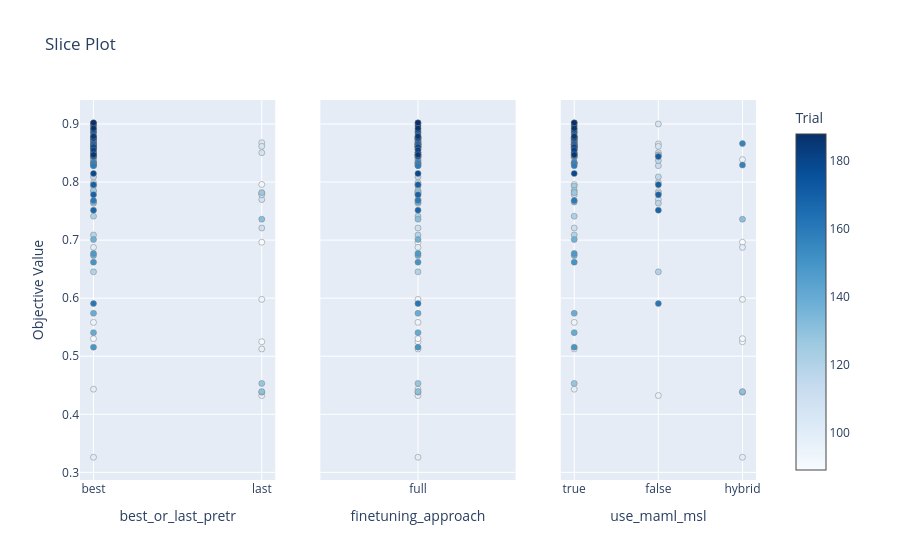

Notebook code for this chart:
### Code cell
fig_slice = plot_slice(study, params=params_to_plot_MISC)
fig_slice.show()

### Figure 1 — Plotly figure (JSON) as saved in the notebook; plotly's stock layout.template omitted (floating-point values rounded to 4 significant figures)
{"data": [{"marker": {"color": [89, 90, 91, 92, 93, 94, 95, 96, 97, 98, 99, 100, 101, 102, 103, 104, 105, 106, 107, 108, 109, 110, 111, 112, 113, 114, 115, 116, 117, 118, 119, 120, 121, 122, 123, 124, 125, 126, 127, 128, 129, 130, 131, 132, 133, 134, 135, 136, 137, 138, 139, 140, 141, 142, 143, 144, 145, 146, 147, 148, 149, 150, 151, 152, 153, 154, 155, 156, 157, 158, 159, 160, 161, 162, 163, 164, 165, 166, 167, 168, 169, 170, 171, 172, 173, 174, 175, 176, 177, 178, 179, 180, 181, 182, 183, 184, 185, 186, 187, 188], "colorbar": {"title": {"text": "Trial"}, "x": 1, "xpad": 40}, "colorscale": [[0, "rgb(247,251,255)"], [0.125, "rgb(222,235,247)"], [0.25, "rgb(198,219,239)"], [0.375, "rgb(158,202,225)"], [0.5, "rgb(107,174,214)"], [0.625, "rgb(66,146,198)"], [0.75, "rgb(33,113,181)"], [0.875, "rgb(8,81,156)"], [1, "rgb(8,48,107)"]], "line": {"color": "Grey", "width": 0.5}, "showscale": true}, "mode": "markers", "name": "Feasible Trial", "showlegend": false, "type": "scatter", "x": ["last", "last", "best", "last", "last", "best", "best", "last", "last", "best", "best", "best", "best", "best", "best", "last", "best", "last", "last", "last", "last", "last", "last", "best", "best", "best", "best", "best", "best", "best", "best", "best", "best", "best", "best", "best", "best", "best", "last", "last", "last", "last", "last", "best", "best", "best", "best", "best", "best", "best", "best", "best", "best", "best", "best", "best", "best", "best", "best", "best", "best", "best", "best", "best", "best", "best", "best", "best", "best", "best", "best", "best", "best", "best", "best", "best", "best", "best", "best", "best", "best", "best", "best", "best", "best", "best", "best", "best", "best", "best", "best", "best", "best", "best", "best", "best", "best", "best", "best", "best"], "xaxis": "x", "y": [0.6964, 0.525, 0.5302, 0.7958, 0.5979, 0.5583, 0.8385, 0.4323, 0.5125, 0.4432, 0.326, 0.6875, 0.7833, 0.8656, 0.8641, 0.8677, 0.9, 0.8615, 0.8505, 0.7698, 0.7807, 0.7208, 0.7781, 0.8281, 0.8469, 0.799, 0.8458, 0.8089, 0.837, 0.7635, 0.7089, 0.6453, 0.7411, 0.8745, 0.8646, 0.8505, 0.7932, 0.7854, 0.7818, 0.4531, 0.438, 0.4391, 0.7359, 0.8818, 0.8427, 0.7656, 0.8427, 0.874, 0.701, 0.6734, 0.574, 0.5406, 0.8734, 0.8651, 0.8323, 0.8562, 0.8698, 0.8865, 0.8771, 0.6771, 0.5156, 0.662, 0.8464, 0.8615, 0.8693, 0.876, 0.8339, 0.8661, 0.8292, 0.8318, 0.8281, 0.7682, 0.5906, 0.8573, 0.8474, 0.8646, 0.8599, 0.8708, 0.8453, 0.7516, 0.7781, 0.7953, 0.8438, 0.8854, 0.8656, 0.8771, 0.8625, 0.851, 0.8594, 0.8896, 0.8146, 0.8604, 0.8552, 0.8755, 0.9016, 0.8969, 0.8786, 0.8469, 0.8927, 0.9021], "yaxis": "y"}, {"marker": {"color": [89, 90, 91, 92, 93, 94, 95, 96, 97, 98, 99, 100, 101, 102, 103, 104, 105, 106, 107, 108, 109, 110, 111, 112, 113, 114, 115, 116, 117, 118, 119, 120, 121, 122, 123, 124, 125, 126, 127, 128, 129, 130, 131, 132, 133, 134, 135, 136, 137, 138, 139, 140, 141, 142, 143, 144, 145, 146, 147, 148, 149, 150, 151, 152, 153, 154, 155, 156, 157, 158, 159, 160, 161, 162, 163, 164, 165, 166, 167, 168, 169, 170, 171, 172, 173, 174, 175, 176, 177, 178, 179, 180, 181, 182, 183, 184, 185, 186, 187, 188], "colorbar": {"title": {"text": "Trial"}, "x": 1, "xpad": 40}, "colorscale": [[0, "rgb(247,251,255)"], [0.125, "rgb(222,235,247)"], [0.25, "rgb(198,219,239)"], [0.375, "rgb(158,202,225)"], [0.5, "rgb(107,174,214)"], [0.625, "rgb(66,146,198)"], [0.75, "rgb(33,113,181)"], [0.875, "rgb(8,81,156)"], [1, "rgb(8,48,107)"]], "line": {"color": "Grey", "width": 0.5}, "showscale": false}, "mode": "markers", "name": "Feasible Trial", "showlegend": false, "type": "scatter", "x": ["full", "full", "full", "full", "full", "full", "full", "full", "full", "full", "full", "full", "full", "full", "full", "full", "full", "full", "full", "full", "full", "full", "full", "full", "full", "full", "full", "full", "full", "full", "full", "full", "full", "full", "full", "full", "full", "full", "full", "full", "full", "full", "full", "full", "full", "full", "full", "full", "full", "full", "full", "full", "full", "full", "full", "full", "full", "full", "full", "full", "full", "full", "full", "full", "full", "full", "full", "full", "full", "full", "full", "full", "full", "full", "full", "full", "full", "full", "full", "full", "full", "full", "full", "full", "full", "full", "full", "full", "full", "full", "full", "full", "full", "full", "full", "full", "full", "full", "full", "full"], "xaxis": "x2", "y": [0.6964, 0.525, 0.5302, 0.7958, 0.5979, 0.5583, 0.8385, 0.4323, 0.5125, 0.4432, 0.326, 0.6875, 0.7833, 0.8656, 0.8641, 0.8677, 0.9, 0.8615, 0.8505, 0.7698, 0.7807, 0.7208, 0.7781, 0.8281, 0.8469, 0.799, 0.8458, 0.8089, 0.837, 0.7635, 0.7089, 0.6453, 0.7411, 0.8745, 0.8646, 0.8505, 0.7932, 0.7854, 0.7818, 0.4531, 0.438, 0.4391, 0.7359, 0.8818, 0.8427, 0.7656, 0.8427, 0.874, 0.701, 0.6734, 0.574, 0.5406, 0.8734, 0.8651, 0.8323, 0.8562, 0.8698, 0.8865, 0.8771, 0.6771, 0.5156, 0.662, 0.8464, 0.8615, 0.8693, 0.876, 0.8339, 0.8661, 0.8292, 0.8318, 0.8281, 0.7682, 0.5906, 0.8573, 0.8474, 0.8646, 0.8599, 0.8708, 0.8453, 0.7516, 0.7781, 0.7953, 0.8438, 0.8854, 0.8656, 0.8771, 0.8625, 0.851, 0.8594, 0.8896, 0.8146, 0.8604, 0.8552, 0.8755, 0.9016, 0.8969, 0.8786, 0.8469, 0.8927, 0.9021], "yaxis": "y2"}, {"marker": {"color": [89, 90, 91, 92, 93, 94, 95, 96, 97, 98, 99, 100, 101, 102, 103, 104, 105, 106, 107, 108, 109, 110, 111, 112, 113, 114, 115, 116, 117, 118, 119, 120, 121, 122, 123, 124, 125, 126, 127, 128, 129, 130, 131, 132, 133, 134, 135, 136, 137, 138, 139, 140, 141, 142, 143, 144, 145, 146, 147, 148, 149, 150, 151, 152, 153, 154, 155, 156, 157, 158, 159, 160, 161, 162, 163, 164, 165, 166, 167, 168, 169, 170, 171, 172, 173, 174, 175, 176, 177, 178, 179, 180, 181, 182, 183, 184, 185, 186, 187, 188], "colorbar": {"title": {"text": "Trial"}, "x": 1, "xpad": 40}, "colorscale": [[0, "rgb(247,251,255)"], [0.125, "rgb(222,235,247)"], [0.25, "rgb(198,219,239)"], [0.375, "rgb(158,202,225)"], [0.5, "rgb(107,174,214)"], [0.625, "rgb(66,146,198)"], [0.75, "rgb(33,113,181)"], [0.875, "rgb(8,81,156)"], [1, "rgb(8,48,107)"]], "line": {"color": "Grey", "width": 0.5}, "showscale": false}, "mode": "markers", "name": "Feasible Trial", "showlegend": false, "type": "scatter", "x": ["hybrid", "hybrid", "hybrid", true, "hybrid", true, "hybrid", false, true, true, "hybrid", "hybrid", false, false, true, true, false, false, false, false, false, true, true, false, false, false, false, false, false, false, true, false, true, true, true, true, true, true, true, true, "hybrid", "hybrid", "hybrid", true, true, true, true, true, true, true, true, true, true, true, true, true, true, true, true, true, true, true, true, true, true, true, true, "hybrid", "hybrid", true, true, true, false, true, true, true, true, true, true, false, false, false, false, true, true, true, true, true, true, true, true, true, true, true, true, true, true, true, true, true], "xaxis": "x3", "y": [0.6964, 0.525, 0.5302, 0.7958, 0.5979, 0.5583, 0.8385, 0.4323, 0.5125, 0.4432, 0.326, 0.6875, 0.7833, 0.8656, 0.8641, 0.8677, 0.9, 0.8615, 0.8505, 0.7698, 0.7807, 0.7208, 0.7781, 0.8281, 0.8469, 0.799, 0.8458, 0.8089, 0.837, 0.7635, 0.7089, 0.6453, 0.7411, 0.8745, 0.8646, 0.8505, 0.7932, 0.7854, 0.7818, 0.4531, 0.438, 0.4391, 0.7359, 0.8818, 0.8427, 0.7656, 0.8427, 0.874, 0.701, 0.6734, 0.574, 0.5406, 0.8734, 0.8651, 0.8323, 0.8562, 0.8698, 0.8865, 0.8771, 0.6771, 0.5156, 0.662, 0.8464, 0.8615, 0.8693, 0.876, 0.8339, 0.8661, 0.8292, 0.8318, 0.8281, 0.7682, 0.5906, 0.8573, 0.8474, 0.8646, 0.8599, 0.8708, 0.8453, 0.7516, 0.7781, 0.7953, 0.8438, 0.8854, 0.8656, 0.8771, 0.8625, 0.851, 0.8594, 0.8896, 0.8146, 0.8604, 0.8552, 0.8755, 0.9016, 0.8969, 0.8786, 0.8469, 0.8927, 0.9021], "yaxis": "y3"}], "layout": {"title": {"text": "Slice Plot"}, "xaxis": {"anchor": "y", "categoryarray": ["best", "last"], "categoryorder": "array", "domain": [0, 0.2889], "title": {"text": "best_or_last_pretr"}, "type": "category"}, "xaxis2": {"anchor": "y2", "categoryarray": ["full"], "categoryorder": "array", "domain": [0.3556, 0.6444], "title": {"text": "finetuning_approach"}, "type": "category"}, "xaxis3": {"anchor": "y3", "categoryarray": [true, false, "hybrid"], "categoryorder": "array", "domain": [0.7111, 1], "title": {"text": "use_maml_msl"}, "type": "category"}, "yaxis": {"anchor": "x", "domain": [0, 1], "title": {"text": "Objective Value"}}, "yaxis2": {"anchor": "x2", "domain": [0, 1], "matches": "y", "showticklabels": false}, "yaxis3": {"anchor": "x3", "domain": [0, 1], "matches": "y", "showticklabels": false}}}
